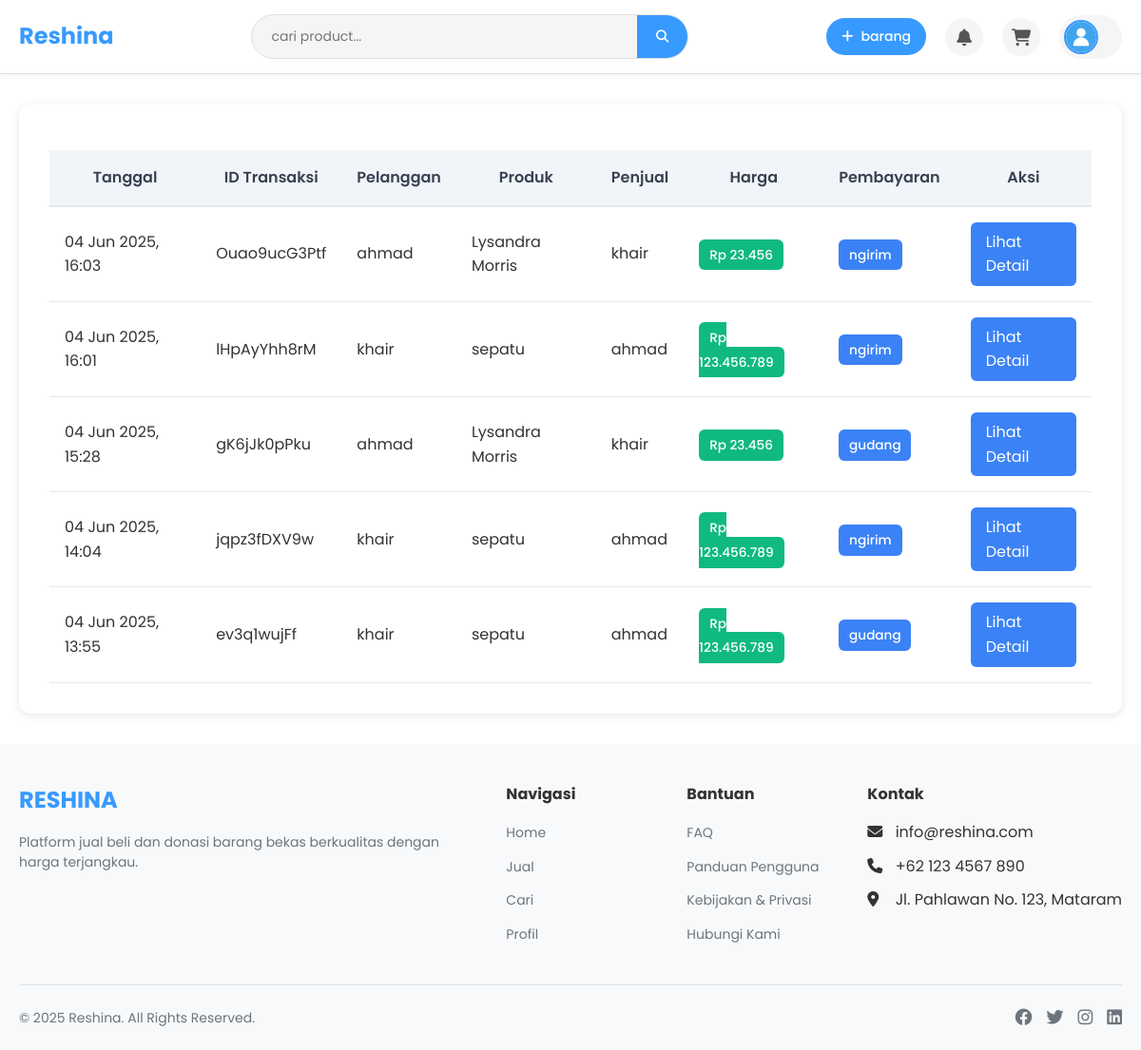
/pages/laporan.php, run on an earlier commit of the app's database.
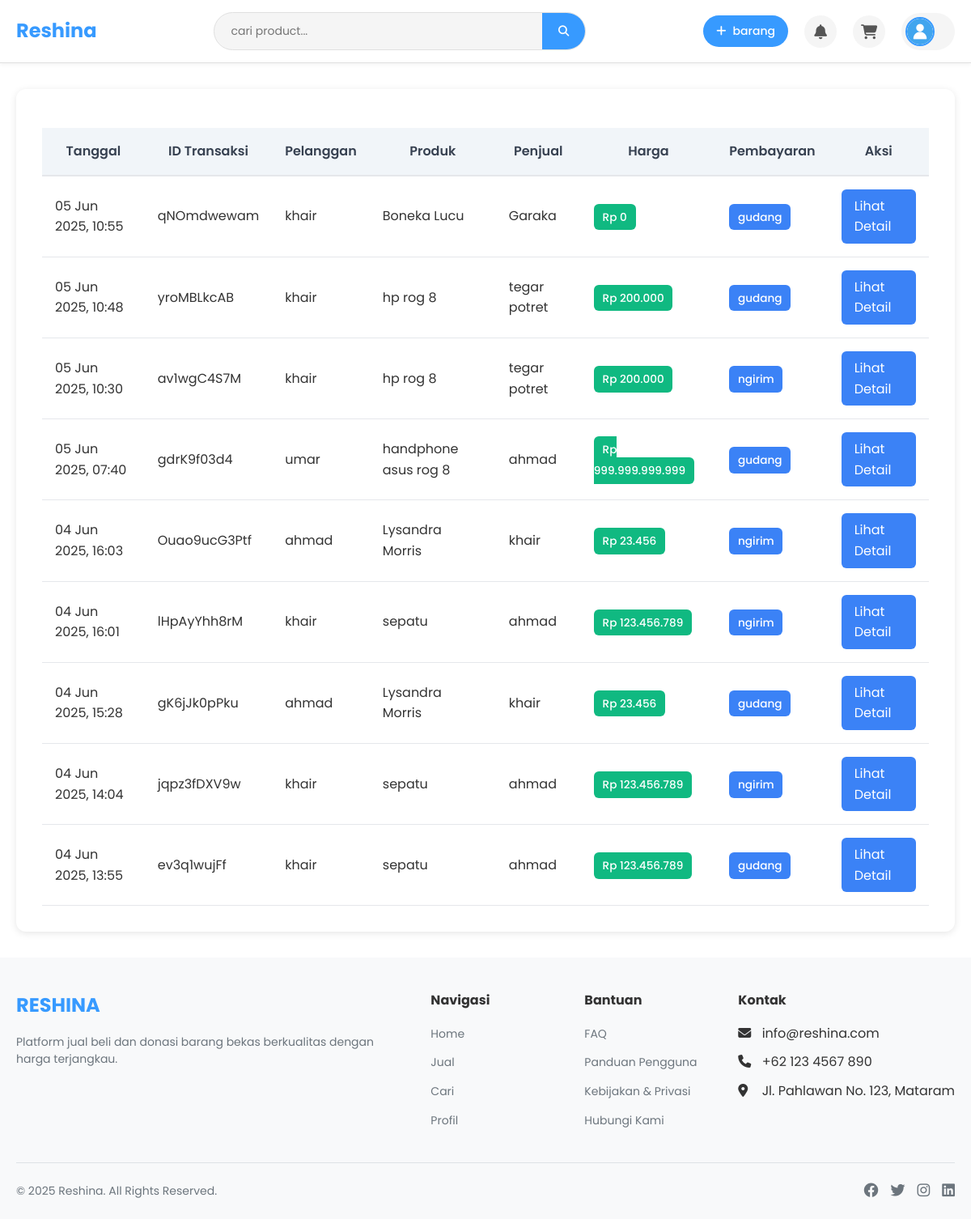
And on a later commit of the database.
### tables this page shows
CREATE TABLE `laporan_transaksi` (
  `id_laporan` int(11) NOT NULL,
  `id_pembayaran` varchar(12) NOT NULL,
  `tanggal_transaksi` datetime NOT NULL,
  `id_pelanggan` int(11) NOT NULL,
  `id_penjual` int(11) NOT NULL,
  `harga` decimal(15,2) NOT NULL,
  `metode_pembayaran` varchar(50) DEFAULT NULL,
  `status` varchar(50) DEFAULT NULL
);

CREATE TABLE `user` (
  `id` int(11) NOT NULL,
  `username` varchar(100) DEFAULT NULL,
  `email` varchar(100) DEFAULT NULL,
  `password` varchar(255) DEFAULT NULL,
  `profile_image` varchar(255) DEFAULT NULL,
  `created_at` datetime DEFAULT current_timestamp(),
  `updated_at` datetime DEFAULT current_timestamp() ON UPDATE current_timestamp(),
  `nomor_hp` varchar(20) DEFAULT NULL,
  `alamat` text DEFAULT NULL,
  `city` varchar(100) DEFAULT NULL,
  `bio` text DEFAULT NULL,
  `id_lokasi` int(11) DEFAULT NULL,
  `role` varchar(120) DEFAULT NULL
);

CREATE TABLE `produk` (
  `id` int(11) NOT NULL,
  `id_user` int(11) DEFAULT NULL,
  `judul` varchar(150) DEFAULT NULL,
  `deskripsi` text DEFAULT NULL,
  `harga` decimal(15,2) DEFAULT NULL,
  `alamat` text DEFAULT NULL,
  `id_kategori` int(11) DEFAULT NULL,
  `id_jenis_produk` int(11) DEFAULT NULL,
  `id_kondisi` int(11) DEFAULT NULL,
  `status` varchar(50) DEFAULT 'active',
  `created_at` datetime DEFAULT current_timestamp(),
  `updated_at` datetime DEFAULT current_timestamp() ON UPDATE current_timestamp(),
  `city` varchar(50) DEFAULT NULL,
  `lelang_end_time` datetime DEFAULT NULL
);

### pages/laporan.php (the view, shortened to what the rows shown need)
<?php
include '../include/header.php';
?>
<div class="container py-4">
    <div class="laporan-container">
        <?php
        if (isset($_GET['id_laporan'])) {
            $id_laporan = intval($_GET['id_laporan']);
            $query = "SELECT lt.*,
                             pembeli.username AS nama_pelanggan, pembeli.email, pembeli.nomor_hp,
                             produk.judul AS nama_produk, produk.harga, penjual.username AS nama_penjual
                      FROM laporan_transaksi lt
                      JOIN user pembeli ON lt.id_pelanggan = pembeli.id
                      JOIN user penjual ON lt.id_penjual = penjual.id
                      JOIN payment ON lt.id_pembayaran = payment.id_pembayaran
                      JOIN produk ON payment.id_produk = produk.id
                      WHERE lt.id_laporan = ?";
            $stmt = $conn->prepare($query);
            $stmt->bind_param("i", $id_laporan);
            $stmt->execute();
            $result = $stmt->get_result();
            if ($laporan = $result->fetch_assoc()) {
        ?>
                <div class="card detail-card mb-4">
                    <div class="card-header">
                        <h3 class="h5 mb-0">Detail Transaksi</h3>
                        <small class="text-white-50">ID: #<?php echo htmlspecialchars($laporan['id_pembayaran']); ?></small>
                    </div>
                    <div class="card-body">
                        <div class="info-item mb-3">
                            <div class="info-label">Tanggal Transaksi</div>
                            <div class="info-value"><?php echo date('d M Y H:i', strtotime($laporan['tanggal_transaksi'])); ?></div>
                        </div>
                        <div class="info-item mb-3">
                            <div class="info-label">Pelanggan</div>
                            <div class="info-value"><?php echo htmlspecialchars($laporan['nama_pelanggan']); ?></div>
                        </div>
                        <div class="info-item mb-3">
                            <div class="info-label">Penjual</div>
                            <div class="info-value"><?php echo htmlspecialchars($laporan['nama_penjual']); ?></div>
                        </div>
                        <div class="info-item mb-3">
                            <div class="info-label">Produk</div>
                            <div class="info-value"><?php echo htmlspecialchars($laporan['nama_produk']); ?></div>
                        </div>
                        <div class="info-item mb-3">
                            <div class="info-label">Harga</div>
                            <div class="info-value">Rp <?php echo number_format($laporan['harga'], 0, ',', '.'); ?></div>
                        </div>
                        <div class="info-item mb-3">
                            <div class="info-label">Pembayaran</div>
                            <div class="info-value">
                                <span class="badge badge-info"><?php echo htmlspecialchars($laporan['metode_pembayaran']); ?></span>
                            </div>
                        </div>
                        <a href="laporan.php" class="btn btn-back">Kembali ke Daftar Laporan</a>
                    </div>
                </div>
            <?php
            } else {
                echo '<div class="alert alert-danger">Data laporan tidak ditemukan.</div>';
            }
            $stmt->close();
        } else {
            $query = "SELECT lt.*,
                             pembeli.username AS nama_pelanggan, produk.judul AS nama_produk, penjual.username AS nama_penjual
                      FROM laporan_transaksi lt
                      JOIN user pembeli ON lt.id_pelanggan = pembeli.id
                      JOIN user penjual ON lt.id_penjual = penjual.id
                      JOIN payment ON lt.id_pembayaran = payment.id_pembayaran
                      JOIN produk ON payment.id_produk = produk.id
                      ORDER BY lt.tanggal_transaksi DESC";
            $result = $conn->query($query);
            ?>
            <div class="table-responsive">
                <table class="data-table">
                    <thead>
                        <tr>
                            <th>Tanggal</th>
                            <th>ID Transaksi</th>
                            <th>Pelanggan</th>
                            <th>Produk</th>
                            <th>Penjual</th>
                            <th>Harga</th>
                            <th>Pembayaran</th>
                            <th>Aksi</th>
                        </tr>
                    </thead>
                    <tbody>
                        <?php
                        if ($result && $result->num_rows > 0) {
                            while ($row = $result->fetch_assoc()) {
                                echo '<tr data-href="laporan.php?id_laporan=' . $row['id_laporan'] . '">';
                                echo '<td data-label="Tanggal">' . date('d M Y, H:i', strtotime($row['tanggal_transaksi'])) . '</td>';
                                echo '<td data-label="ID Transaksi">' . htmlspecialchars($row['id_pembayaran']) . '</td>';
                                echo '<td data-label="Pelanggan">' . htmlspecialchars($row['nama_pelanggan']) . '</td>';
                                echo '<td data-label="Produk">' . htmlspecialchars($row['nama_produk']) . '</td>';
                                echo '<td data-label="Penjual">' . htmlspecialchars($row['nama_penjual']) . '</td>';
                                echo '<td data-label="Harga"><span class="badge badge-success">Rp ' . number_format($row['harga'], 0, ',', '.') . '</span></td>';
                                echo '<td data-label="Pembayaran"><span class="badge badge-info">' . htmlspecialchars($row['metode_pembayaran']) . '</span></td>';
                                echo '<td><a href="laporan.php?id_laporan=' . $row['id_laporan'] . '" class="btn btn-detail">Lihat Detail</a></td>';
                                echo '</tr>';
                            }
                        } else {
                            echo '<tr><td colspan="8" class="text-center py-4">Belum ada laporan transaksi</td></tr>';
                        }
                        ?>
                    </tbody>
                </table>
            </div>
        <?php
        }
        ?>
    </div>
</div>
<?php include '../include/footer.php'; ?>

What changed in the data, as far as the page shows it:
added laporan_transaksi: tanggal_transaksi "05 Jun 2025, 10:55", id_pembayaran "qNOmdwewam", id_pelanggan.username "khair", produk.judul "Boneka Lucu", id_penjual.username "Garaka", harga "0", metode_pembayaran "gudang"
added laporan_transaksi: tanggal_transaksi "05 Jun 2025, 10:48", id_pembayaran "yroMBLkcAB", id_pelanggan.username "khair", produk.judul "hp rog 8", id_penjual.username "tegar potret", harga "200.000", metode_pembayaran "gudang"
added laporan_transaksi: tanggal_transaksi "05 Jun 2025, 10:30", id_pembayaran "av1wgC4S7M", id_pelanggan.username "khair", produk.judul "hp rog 8", id_penjual.username "tegar potret", harga "200.000", metode_pembayaran "ngirim"
added laporan_transaksi: tanggal_transaksi "05 Jun 2025, 07:40", id_pembayaran "gdrK9f03d4", id_pelanggan.username "umar", produk.judul "handphone asus rog 8", id_penjual.username "ahmad", harga "999.999.999.999", metode_pembayaran "gudang"
